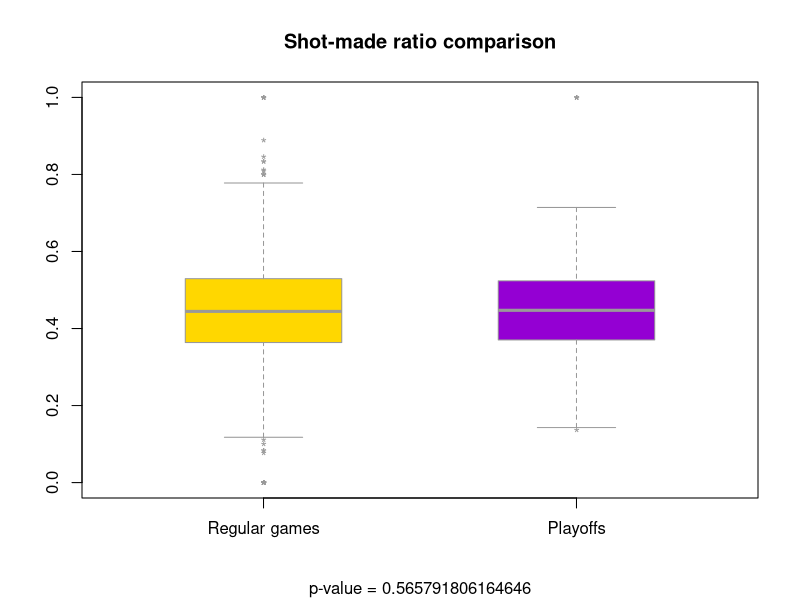

Source code (R):
df <- read.csv("df.csv")
df <- df[, 2:length(df[1, ])]
na.shot <- df[is.na(df$shot_made_flag), ]
df <- na.omit(df)
attach(df)

play_off <- df[df$playoffs == 1,]
play_on <- df[df$playoffs == 0,]
play_off_smf_per_game = aggregate(play_off$shot_made_flag, by = list("play_off_game_id" = play_off$game_id), FUN = mean)
play_on_smf_per_game = aggregate(play_on$shot_made_flag, by = list("play_on_game_id" = play_on$game_id), FUN = mean)
var.test(play_off_smf_per_game$x, play_on_smf_per_game$x)
t_test <- t.test(play_off_smf_per_game$x, play_on_smf_per_game$x, var.equal = TRUE, paired = FALSE)
boxplot(play_on_smf_per_game$x,play_off_smf_per_game$x,  
        xaxt="n", main = "Shot-made ratio comparison", 
        sub = paste0("p-value = ", t_test$p.value), 
        col = c( "gold", "darkviolet"), border = gray(0.6), 
        pch = "*", boxwex = 0.5)
axis(1, 1:2, c( "Regular games", "Playoffs"))
